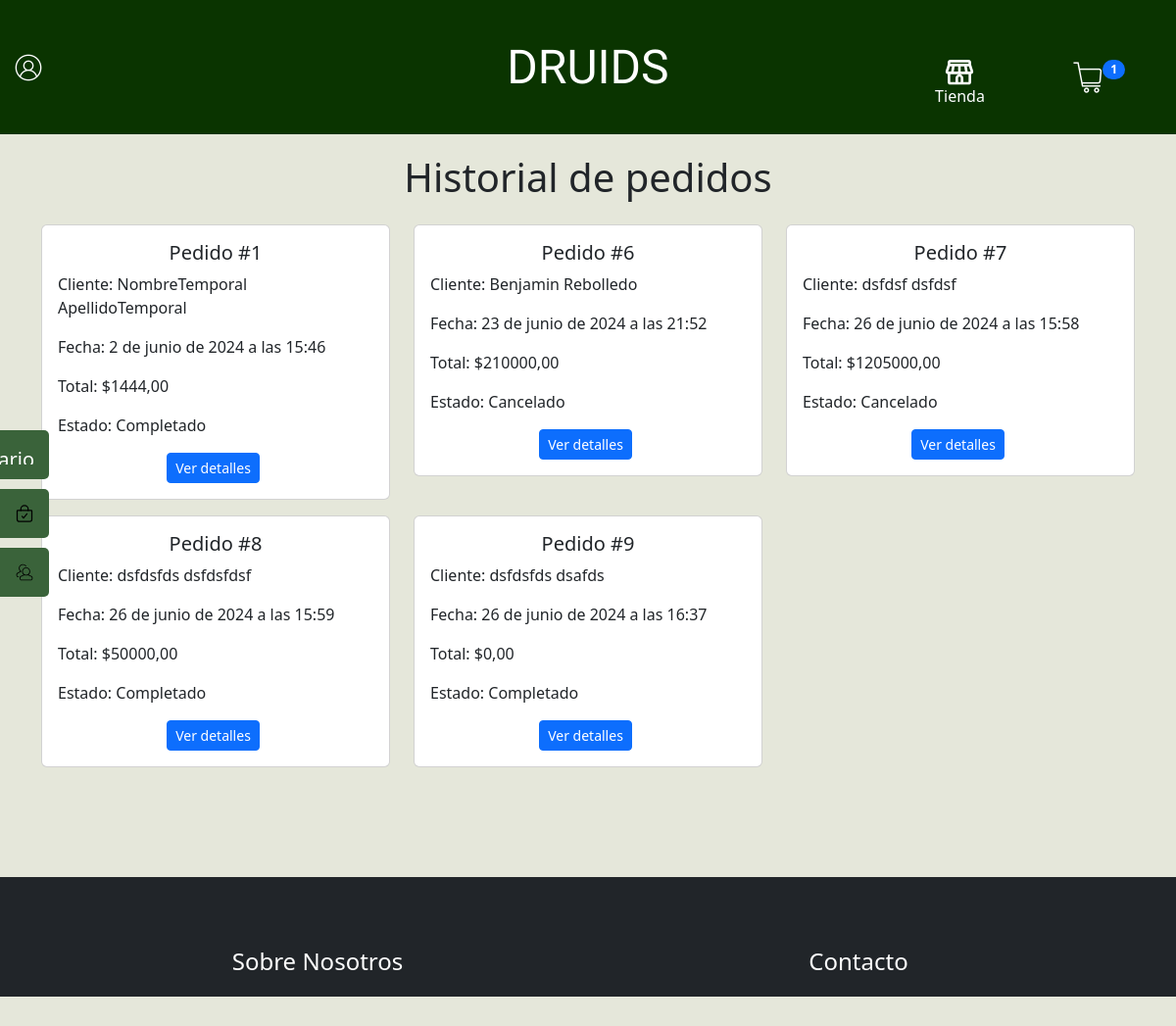
/pedidos/ (signed in), run on the app's committed database.
### Druids/models.py (models this page shows, shortened)
class Pedido(models.Model):
    nombre = models.CharField(max_length=100, verbose_name="Nombre del cliente")
    apellido = models.CharField(max_length=100, verbose_name="Apellido del cliente")
    email = models.EmailField(verbose_name="Correo Electrónico")
    rut = models.CharField(max_length=10, verbose_name="RUT")
    fecha_pedido = models.DateTimeField(auto_now_add=True, verbose_name="Fecha del pedido")
    total = models.DecimalField(max_digits=10, decimal_places=2, verbose_name="Total")
    direccion_envio = models.CharField(max_length=255, verbose_name="Dirección de envío")
    estado = models.CharField(max_length=50, choices=[('Pendiente', 'Pendiente'), ('Completado', 'Completado'), ('Cancelado', 'Cancelado')], verbose_name="Estado")
    usuario = models.ForeignKey(User, on_delete=models.CASCADE, verbose_name="Usuario", null=True, blank=True)

### Druids/views.py (the view)
# urls.py: path('pedidos/', pedidos, name='pedidos'),
def pedidos(request):
    pedidos = Pedido.objects.all()
    return render(request, 'Druids/pedidos.html', {'pedidos': pedidos})

### Druids/context_processors.py (called while the page is built)
def carrito_items_contador(request):
    contador = CarritoItem.objects.count()
    return {'carrito_items_contador': contador}

### Druids/templates/Druids/pedidos.html (shortened to what this page needs)
{% extends 'Druids/base.html' %}
{% load static %}
{% block contenido %}
<link rel="stylesheet" href="{% static 'Druids/css/pedidos.css' %}">
<main>
    <section>
        <div class="container">
            <h1 class="text-center mb-4">Historial de pedidos</h1>
            <div class="row">
            {% for pedido in pedidos %}
                <div class="col-12 col-sm-12 col-md-6 col-lg-4">
                    <div class="card mb-3">
                        <div class="card-body">
                            <h5 class="card-title text-center">Pedido #{{ pedido.id }}</h5>
                            <p class="card-text">Cliente: {{ pedido.nombre }} {{ pedido.apellido }}</p>
                            <p class="card-text">Fecha: {{ pedido.fecha_pedido }}</p>
                            <p class="card-text">Total: ${{ pedido.total }}</p>
                            <p class="card-text">Estado: {{ pedido.estado }}</p>
                            <div class="text-center">
                                <button type="button" class="btn btn-primary btn-sm ver-detalles"
                                    data-pedido-id="{{ pedido.id }}" data-bs-toggle="modal"
                                    data-bs-target="#modalVerPedido{{pedido.id}}">Ver detalles</button>
                            </div>
                        </div>
                    </div>
                </div>
                {% endfor %}
            </div>
        </div>
    </section>
</main>
{% endblock %}

### Druids/static/Druids/css/base.css (style rules this page uses)
body { background-color: #e5e7da; }

### Druids/static/Druids/css/pedidos.css (style rules this page uses)
.container { padding-top: 20px; }
.btn { margin-right: 5px; }

### data on the page
Pedido: id "1", nombre "NombreTemporal", apellido "ApellidoTemporal", fecha_pedido "2 de junio de 2024 a las 15:46", total "1444,00", estado "Completado"
Pedido: id "6", nombre "Benjamin", apellido "Rebolledo", fecha_pedido "23 de junio de 2024 a las 21:52", total "210000,00", estado "Cancelado"
Pedido: id "7", nombre "dsfdsf", apellido "dsfdsf", fecha_pedido "26 de junio de 2024 a las 15:58", total "1205000,00", estado "Cancelado"
Pedido: id "8", nombre "dsfdsfds", apellido "dsfdsfdsf", fecha_pedido "26 de junio de 2024 a las 15:59", total "50000,00", estado "Completado"
Pedido: id "9", nombre "dsfdsfds", apellido "dsafds", fecha_pedido "26 de junio de 2024 a las 16:37", total "0,00", estado "Completado"

### other printed values
{{ carrito_items_contador }} "1"
